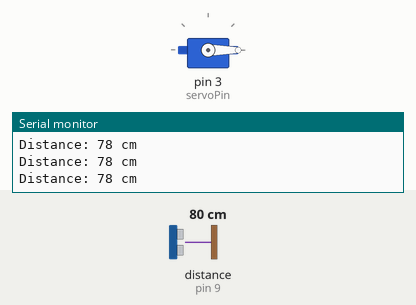
Simulated run of this sketch. Board: Arduino Uno, built with avr-gcc and run on an emulated ATmega328P. Parts: servo, the last lines printed to the serial monitor. Wiring (inferred from the names in the program): ultrasonic range finder: trigger pin 10; echo pin 9. The test bench sets the inputs (shaded band); at power-on: distance to the obstacle (sensor on pin 9) 80 cm. The echo pulse lasts 58.3 µs per cm.

Above: at 1.2 s.
1.3 s: distance to the obstacle (sensor on pin 9) set to 18 cm
2.8 s: distance to the obstacle (sensor on pin 9) set to 14 cm
At 3.9 s:
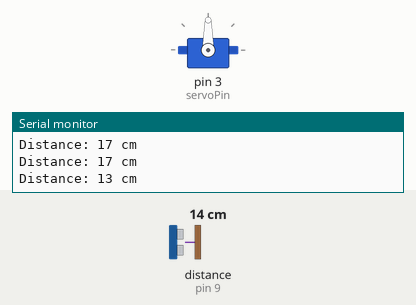
4.3 s: distance to the obstacle (sensor on pin 9) set to 35 cm
At 5.6 s:
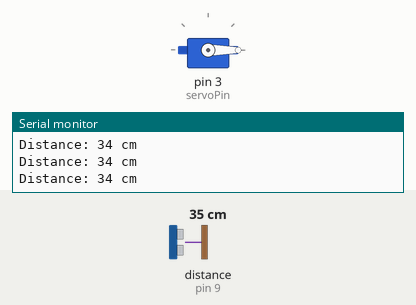
6.5 s: distance to the obstacle (sensor on pin 9) set to 2 cm
At 7.0 s:
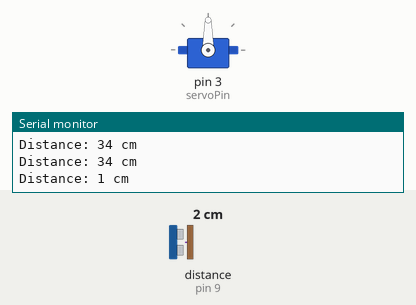
Timing chart, 0 to 9.0 s (numbered marks = the images above; inputs shaded):
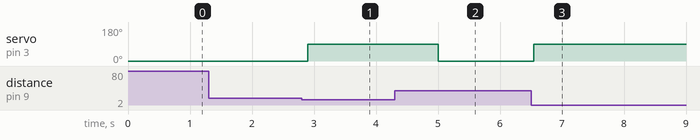

Measured:
- the behaviour switches between 17 and 16 cm on distance to the obstacle (sensor on pin 9) (found by bisection; images 0 and 1)
- after the input at 2.8 s, servo on pin 3 (servoPin): 0° → 90° after 0.10 s
- after the input at 4.3 s, servo on pin 3 (servoPin): 90° → 0° after 0.70 s
- after the input at 6.5 s, servo on pin 3 (servoPin): 0° → 90° at once

The sketch:

Smart_DustBin.ino
```cpp
#include <Servo.h>

// pins
const int trigPin = 10;
const int echoPin = 9;
const int servoPin = 3;

// Servo object
Servo dustbinServo;

// variables
long duration;
int distance;

void setup() {
  // init sensor pins
  pinMode(trigPin, OUTPUT);
  pinMode(echoPin, INPUT);

  // servo attach to pin
  dustbinServo.attach(servoPin);

  // servo close
  dustbinServo.write(0);

  // serial comm
  Serial.begin(9600);
}

void loop() {
  // 10-microsecond pulse to trigger
  digitalWrite(trigPin, LOW);
  delayMicroseconds(2);
  digitalWrite(trigPin, HIGH);
  delayMicroseconds(10);
  digitalWrite(trigPin, LOW);

  // calculate distance
  duration = pulseIn(echoPin, HIGH);
  distance = duration * 0.034 / 2; // Convert to centimeters

  // Print distance
  Serial.print("Distance: ");
  Serial.print(distance);
  Serial.println(" cm");

  // hand is near (within 15 cm)
  if (distance > 0 && distance <= 15) {
    dustbinServo.write(90); // Open lid
    delay(2000);            // lid open (2 sec)
  } else {
    dustbinServo.write(0);  // Close lid
  }

  delay(100);
}
```
